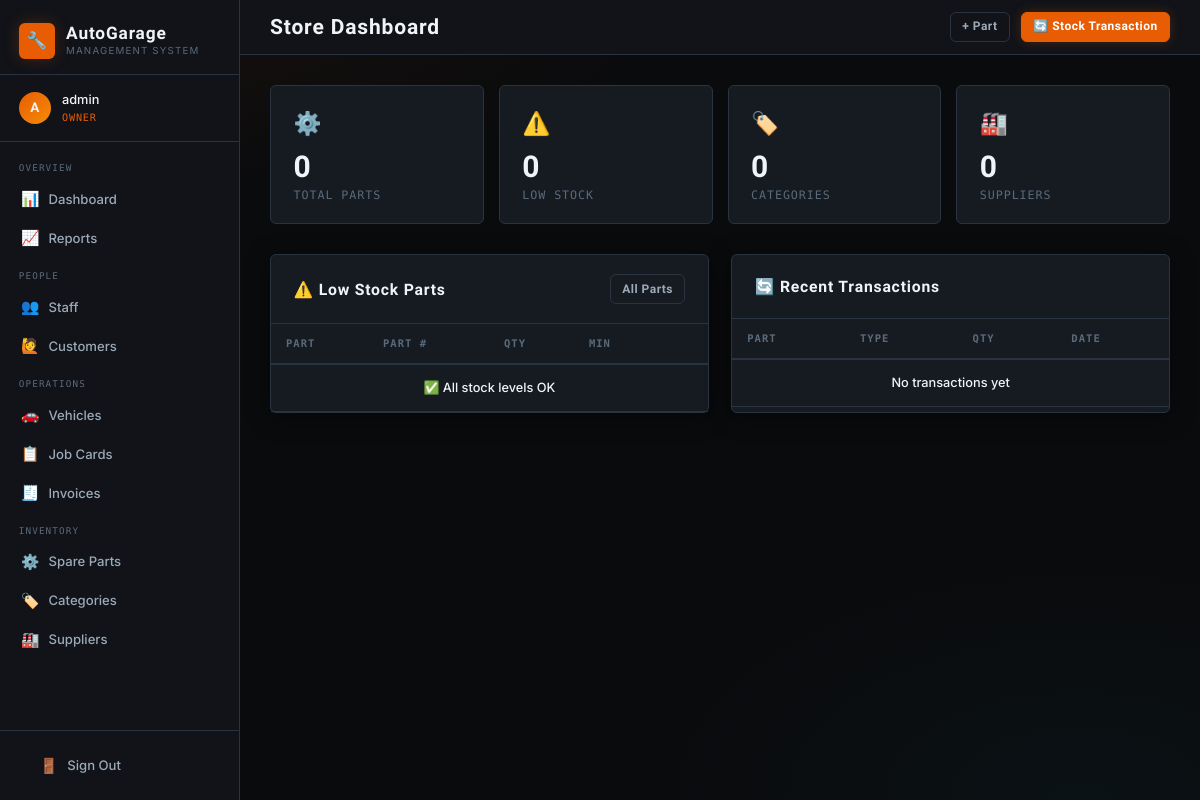
The app's page /store/ (signed in), older data.
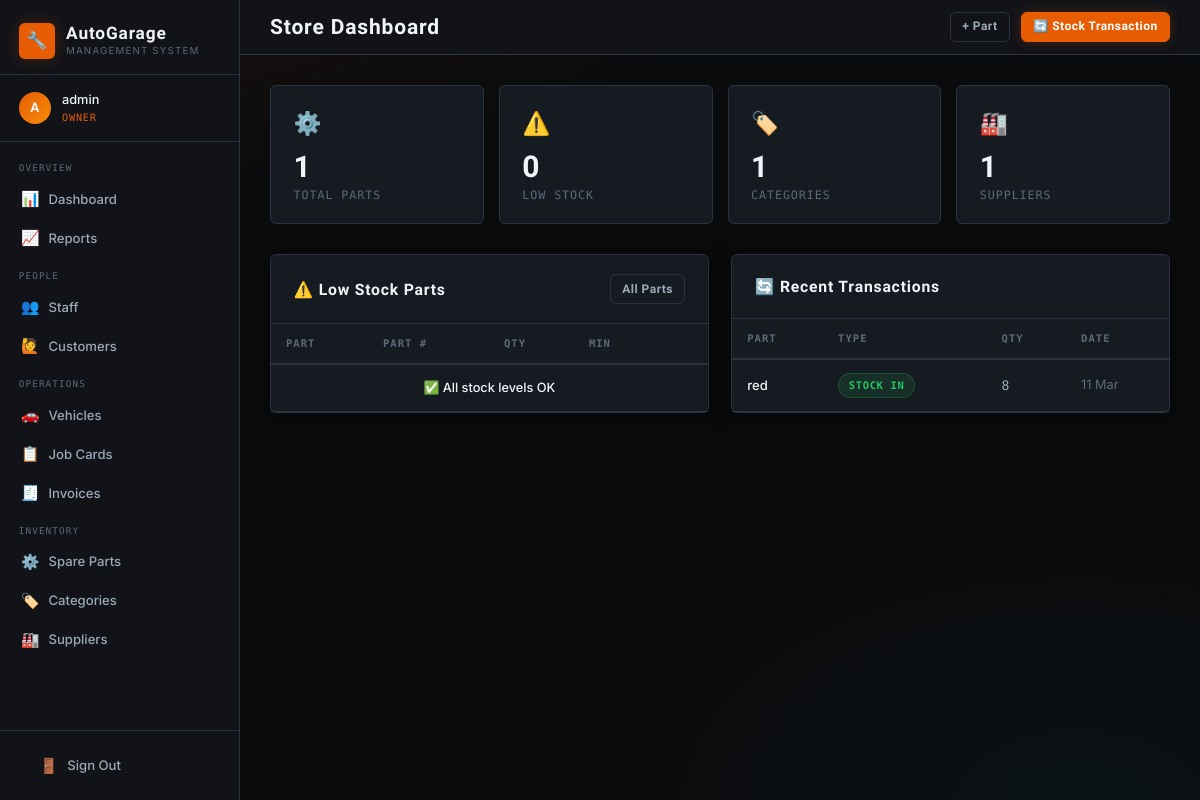
The same page, newer data.
### core/models.py (models this page shows, shortened)
class StockTransaction(models.Model):
    TYPE_CHOICES = [
        ('in', 'Stock In'),
        ('out', 'Stock Out'),
    ]
    part = models.ForeignKey(SparePart, on_delete=models.CASCADE, related_name='transactions')
    transaction_type = models.CharField(max_length=5, choices=TYPE_CHOICES)
    quantity = models.PositiveIntegerField()
    unit_price = models.DecimalField(max_digits=10, decimal_places=2)
    reference = models.CharField(max_length=100, blank=True)
    notes = models.TextField(blank=True)
    created_by = models.ForeignKey(User, on_delete=models.SET_NULL, null=True)
    created_at = models.DateTimeField(auto_now_add=True)

class SparePart(models.Model):
    name = models.CharField(max_length=150)
    part_number = models.CharField(max_length=50, unique=True)
    category = models.ForeignKey(PartCategory, on_delete=models.SET_NULL, null=True)
    supplier = models.ForeignKey(Supplier, on_delete=models.SET_NULL, null=True, blank=True)
    unit_price = models.DecimalField(max_digits=10, decimal_places=2)
    stock_quantity = models.PositiveIntegerField(default=0)
    minimum_stock = models.PositiveIntegerField(default=5)
    location = models.CharField(max_length=50, blank=True)
    created_at = models.DateTimeField(auto_now_add=True)
    updated_at = models.DateTimeField(auto_now=True)

### core/views.py (the view)
# urls.py: path('store/', views.store_dashboard, name='store_dashboard'),
@login_required
@role_required('store_manager')
def store_dashboard(request):
    total_parts = SparePart.objects.count()
    low_stock = SparePart.objects.filter(stock_quantity__lte=5)
    total_categories = PartCategory.objects.count()
    total_suppliers = Supplier.objects.count()
    recent_transactions = StockTransaction.objects.select_related('part').order_by('-created_at')[:10]
    ctx = {
        'total_parts': total_parts,
        'low_stock_count': low_stock.count(),
        'low_stock_parts': low_stock[:5],
        'total_categories': total_categories,
        'total_suppliers': total_suppliers,
        'recent_transactions': recent_transactions,
    }
    return render(request, 'core/store_dashboard.html', ctx)

### core/views.py (called while the page is built)
def role_required(*roles):
    def decorator(view_func):
        @wraps(view_func)
        def wrapper(request, *args, **kwargs):
            if not request.user.is_authenticated:
                return redirect('login')
            try:
                profile = request.user.profile
                if profile.role in roles or request.user.is_superuser:
                    return view_func(request, *args, **kwargs)
            except UserProfile.DoesNotExist:
                if request.user.is_superuser:
                    return view_func(request, *args, **kwargs)
            messages.error(request, "You don't have permission to access that page.")
            return redirect('dashboard')
        return wrapper
    return decorator

### core/templates/core/store_dashboard.html (shortened to what this page needs)
{% extends 'core/base.html' %}
{% block page_title %}Store Dashboard{% endblock %}
{% block topbar_actions %}
<a href="{% url 'part_create' %}" class="btn btn-secondary btn-sm">+ Part</a>
<a href="{% url 'stock_transaction' %}" class="btn btn-primary btn-sm">🔄 Stock Transaction</a>
{% endblock %}
{% block content %}
<div class="stats-grid">
  <div class="stat-card"><div class="stat-icon">⚙️</div><div class="stat-value">{{ total_parts }}</div><div class="stat-label">Total Parts</div></div>
  <div class="stat-card {% if low_stock_count > 0 %}red{% endif %}"><div class="stat-icon">⚠️</div><div class="stat-value">{{ low_stock_count }}</div><div class="stat-label">Low Stock</div></div>
  <div class="stat-card"><div class="stat-icon">🏷️</div><div class="stat-value">{{ total_categories }}</div><div class="stat-label">Categories</div></div>
  <div class="stat-card"><div class="stat-icon">🏭</div><div class="stat-value">{{ total_suppliers }}</div><div class="stat-label">Suppliers</div></div>
</div>
<div class="grid-2">
  <div class="card">
    <div class="card-header"><span class="card-title">⚠️ Low Stock Parts</span><a href="{% url 'parts_list' %}" class="btn btn-secondary btn-sm">All Parts</a></div>
    <div class="table-wrap"><table>
      <thead><tr><th>Part</th><th>Part #</th><th>Qty</th><th>Min</th><th></th></tr></thead>
      <tbody>
        {% for p in low_stock_parts %}
        <tr class="low-stock">
          <td>{{ p.name }}</td>
          <td class="text-mono" style="font-size:0.78rem;">{{ p.part_number }}</td>
          <td class="text-red font-bold">{{ p.stock_quantity }}</td>
          <td class="text-muted">{{ p.minimum_stock }}</td>
          <td><a href="{% url 'part_edit' p.pk %}" class="btn btn-secondary btn-sm">Edit</a></td>
        </tr>
        {% empty %}<tr><td colspan="5" class="text-center text-muted">✅ All stock levels OK</td></tr>
        {% endfor %}
      </tbody>
    </table></div>
  </div>
  <div class="card">
    <div class="card-header"><span class="card-title">🔄 Recent Transactions</span></div>
    <div class="table-wrap"><table>
      <thead><tr><th>Part</th><th>Type</th><th>Qty</th><th>Date</th></tr></thead>
      <tbody>
        {% for tx in recent_transactions %}
        <tr>
          <td>{{ tx.part.name }}</td>
          <td>
            {% if tx.transaction_type == 'in' %}
            <span class="badge badge-ok">Stock In</span>
            {% else %}
            <span class="badge badge-low">Stock Out</span>
            {% endif %}
          </td>
          <td class="text-mono">{{ tx.quantity }}</td>
          <td class="text-muted">{{ tx.created_at|date:"d M" }}</td>
        </tr>
        {% empty %}<tr><td colspan="4" class="text-center text-muted">No transactions yet</td></tr>
        {% endfor %}
      </tbody>
    </table></div>
  </div>
</div>
{% endblock %}

Row changes from the older to the newer data that the page shows:
added StockTransaction: part.name "red", transaction_type "STOCK IN", quantity "8", created_at "11 Mar"
Text that changed along with them:
{{ total_parts }}: "0" → "1"
{{ total_categories }}: "0" → "1"
{{ total_suppliers }}: "0" → "1"
text no longer shown: "No transactions yet"
